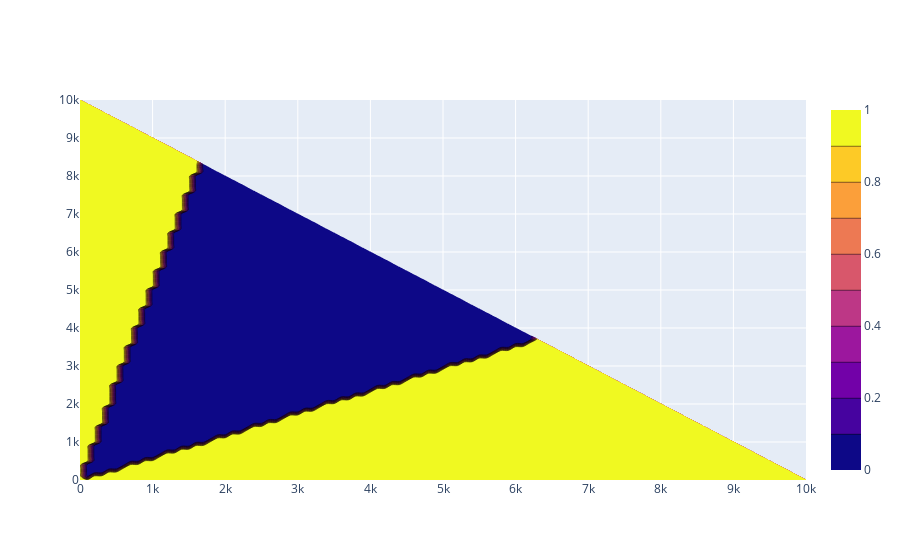

Notebook code for this chart:
### Code cell
fig = go.Figure(data =
    go.Contour(
        z=af,
        x=S,
        y=I
    ))
fig.show()
